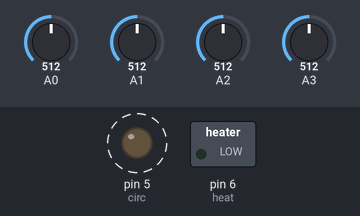
The sketch below on a simulated Arduino Uno, built with avr-gcc and run on an emulated ATmega328P. Parts: switched loads named in the sketch (green lamp = pin HIGH), output pins drawn as LEDs (lit = HIGH). Dashed ring = blinking. The test bench sets the inputs (shaded band); at power-on: A0 = 512, A1 = 512, A2 = 512, A3 = 512. What the sketch prints to the serial monitor is not drawn.

Above: at 0.05 s.
Timing chart, 0 to 3.0 s (numbered marks = the images above):
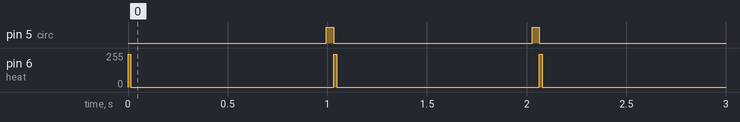

The sketch:

aircasting_lm335a.ino
```cpp
/*
Each sensor reading should be written as one line to the serial output. Lines should end
with '\n' and should have the following format:

<Measurement value>;<Sensor package name>;<Sensor name>;<Type of measurement>;<Short type of measurement>;<Unit name>;<Unit symbol/abbreviation>;<T1>;<T2>;<T3>;<T4>;<T5>

The Sensor name should be different for each sensor.

T1..T5 are integer thresholds which guide how values should be displayed -
- lower than T1 - extremely low / won't be displayed
- between T1 and T2 - low / green
- between T2 and T3 - medium / yellow
- between T3 and T4 - high / orange
- between T4 and T5 - very high / red
- higher than T5 - extremely high / won't be displayed
*/

#include <SoftwareSerial.h> //Header for software serial communication
SoftwareSerial mySerial(2, 3); //Assign 2 as Rx and 3 as Tx

float maxv, CO, NO2;
int humi, kelv, cel, fah, circ = 5, heat = 6;

void setup()
{
  Serial.begin(115200); //Serial communication for Arduino Serial Monitor
  mySerial.begin(115200); //Serial communcation for Aircasting Application
  pinMode(circ, OUTPUT);
  pinMode(heat, OUTPUT);
}

void GetTemp()
{
  float val2 = analogRead(A2);
  kelv = val2 * 0.48875855;
  cel = kelv - 273.15;
  fah = (kelv * 1.8) - 459.67;
}

void loop()
{
  //call up the calculation functions
  GetHumi();
  GetTemp();
  GetCO();
  GetNO2();

  //Display of humidity
  mySerial.print(humi);
  mySerial.print(";InsertSensorPackageName;HIH4030;Humidity;RH;percent;%;0;25;50;75;100");
  mySerial.print("\n");
  Serial.print("Humidity: ");
  Serial.print(humi);
  Serial.print("% ");

  //Display of CO gas sensor
  mySerial.print(CO);
  mySerial.print(";InsertSensorPackageName;TGS2442;CO Gas;CO;response indicator;RI;0;25;50;75;100");
  mySerial.print("\n");
  Serial.print("CO Gas: ");
  Serial.print(CO);
  Serial.print("% ");

  //Display of temperature in K, C, and F
  /*
  mySerial.print(kelv);
  mySerial.print(";InsertSensorPackageName;LM335A;Temperature;K;kelvin;K;255;270;283;297;310");
  mySerial.print("\n");
  mySerial.print(cel);
  mySerial.print(";InsertSensorPackageName;LM335A;Temperature;C;degrees Celsius;C;-20;-5;10;25;40");
  mySerial.print("\n");
  */
  mySerial.print(fah);
  mySerial.print(";InsertSensorPackageName;LM335A;Temperature;F;degrees Fahrenheit;F;0;30;60;90;120");
  mySerial.print("\n");

  Serial.print("Temperature: ");
  Serial.print(kelv);
  Serial.print("K ");
  Serial.print(cel);
  Serial.print("C ");
  Serial.print(fah);
  Serial.print("F ");

  mySerial.print(NO2);
  mySerial.print(";InsertSensorPackageName;MiCS-2710;N02 Gas;NO2;response indicator;RI;0;25;50;75;100");
  mySerial.print("\n");
  Serial.print("NO2 Gas: ");
  Serial.print(NO2);
  Serial.println("%");
}

void GetCO()
{
  digitalWrite(circ, LOW);
  analogWrite(heat, 245);
  delay(14);
  analogWrite(heat, 0);
  delay(981);
  digitalWrite(circ, HIGH);
  delay(3);
  float val1 = analogRead(A1);
  CO = map(val1, 0 , 1023, 0, 100);
}

void GetHumi()
{
  float val0 = analogRead(A0);
  float maxv = (3.27-(0.006706*cel));
  humi = ((((val0/1023)*5)-0.8)/maxv)*100;
}

void GetNO2()
{
  float val3 = analogRead(A3);
  NO2 = map(val3, 1023, 0, 0, 100);
}

float map(float x, float in_min, float in_max, float out_min, float out_max)
{
  return (x - in_min) * (out_max - out_min) / (in_max - in_min) + out_min;
}
```

Measured:
- by itself, pin 5 (circ): alternates HIGH for 0.04 s and LOW for 1.0 s
- by itself, pin 6 (heat): alternates 245/255 for 0.01 s and 0/255 for 1.0 s
